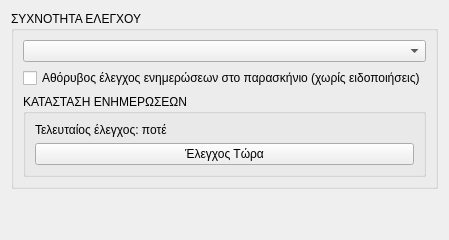
            <widget class="QWidget" name="tab_3">
             <attribute name="title">
              <string>Ενημερώσεις</string>
             </attribute>
             <layout class="QVBoxLayout" name="verticalLayout_35">
              <item>
               <widget class="QGroupBox" name="group_updateFreq">
                <property name="title">
                 <string>ΣΥΧΝΟΤΗΤΑ ΕΛΕΓΧΟΥ</string>
                </property>
                <layout class="QVBoxLayout" name="verticalLayout_36">
                 <item>
                  <widget class="QComboBox" name="combo_updateFrequency"/>
                 </item>
                 <item>
                  <widget class="QCheckBox" name="chk_enableSilentUpdater">
                   <property name="text">
                    <string>Αθόρυβος έλεγχος ενημερώσεων στο παρασκήνιο (χωρίς ειδοποιήσεις)</string>
                   </property>
                  </widget>
                 </item>
                 <item>
                  <widget class="QGroupBox" name="group_updateStatus">
                   <property name="title">
                    <string>ΚΑΤΑΣΤΑΣΗ ΕΝΗΜΕΡΩΣΕΩΝ</string>
                   </property>
                   <layout class="QVBoxLayout" name="verticalLayout_41">
                    <item>
                     <widget class="QLabel" name="lbl_lastCheckTime">
                      <property name="text">
                       <string>Τελευταίος έλεγχος: ποτέ</string>
                      </property>
                     </widget>
                    </item>
                    <item>
                     <widget class="QPushButton" name="btn_checkUpdatesNow">
                      <property name="text">
                       <string>Έλεγχος Τώρα</string>
                      </property>
                     </widget>
                    </item>
                   </layout>
                  </widget>
                 </item>
                </layout>
               </widget>
              </item>
              <item>
               <spacer name="verticalSpacer_6">
                <property name="orientation">
                 <enum>Qt::Vertical</enum>
                </property>
                <property name="sizeHint" stdset="0">
                 <size>
                  <width>20</width>
                  <height>40</height>
                 </size>
                </property>
               </spacer>
              </item>
             </layout>
            </widget>
